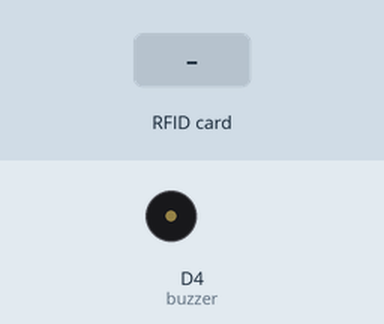
Recording of a sketch running on a simulated ESP8266 (NodeMCU). Parts: buzzer (waves = sounding). Inputs (shaded band) come from the test bench. WiFi joins after 1.5 s; servers stay silent unless stated; network time is answered at once with the bench clock; the local clock reads 2024-03-15 10:24:30 at power-on unless the sketch sets it; the Firebase database answers and starts empty; what the sketch prints to the serial monitor is not drawn.

Above: at 4.1 s.
4.2 s: RFID card 5E 7A 19 C4 held to the reader
At 4.9 s:
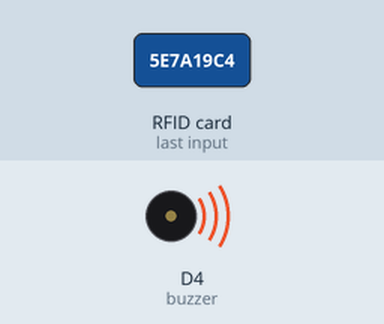
7.2 s: RFID card 69 C5 C9 55 held to the reader
At 9.0 s:
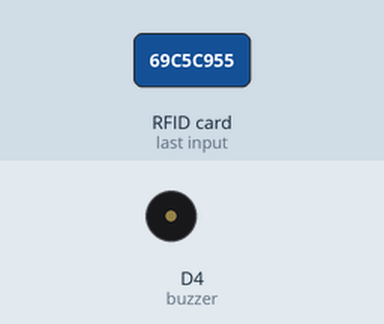
Timing chart, 0 to 10.5 s (numbered marks = the images above; inputs shaded):
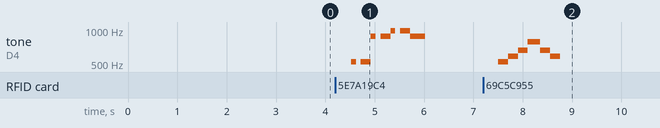

The sketch:

Script_RFIDCounter.ino
```cpp
//Libraries
#include <SPI.h>
#include <MFRC522.h>
#include <ESP8266WiFi.h>
#include <FirebaseArduino.h>
#include <WiFiUdp.h>
#include <NTPClient.h>
#define buzzer D4

//Time setup
WiFiUDP ntpUDP;
NTPClient timeClient(ntpUDP);

//Firebase credentials
#define FIREBASE_HOST "fhrsticproject-default-rtdb.europe-west1.firebasedatabase.app"
#define FIREBASE_AUTH "2wO3ESUMn2Uqm8JC844DzjmA2rgBVwBcrOWeUBKB"

//WiFi name and password
#define WIFI_SSID "Magic2B3D"
#define WIFI_PASSWORD "HWTC5E2B3D95"
//#define WIFI_SSID "Redmi Note 8 Pro"
//#define WIFI_PASSWORD "12345678"

//RFID reader pins and setup
constexpr uint8_t RST_PIN = 5;
constexpr uint8_t SS_PIN = 4;
MFRC522 rfid(SS_PIN, RST_PIN);
MFRC522::MIFARE_Key key;
byte nuidPICC[4];

//Basic project information
const String PROJECT_NAME = "RFID Counter";
const String BOARD_NAME = "ESP8266 ESP-12E";
const String CONNECTED_SENSORS = "RFID Reader";
const String BOARD_LOCATION = "Indoors";
const String PROJECT_INDEX = "4";
const String COUNTER_INIT = "0";
const String path = "/Stations/BrowseStations/" + PROJECT_INDEX;
int count1;
int count2;

void setup() {
  timeClient.begin();
  Serial.begin(115200);
  SPI.begin(); // Init SPI bus
  rfid.PCD_Init(); // Init MFRC522
  for (byte i = 0; i < 6; i++) {
    key.keyByte[i] = 0xFF;
  }
  pinMode(buzzer, OUTPUT);

  //WiFi connection
  WiFi.begin(WIFI_SSID, WIFI_PASSWORD);
  Serial.print("Connecting to ");
  Serial.print(WIFI_SSID);
  while (WiFi.status() != WL_CONNECTED) {
    Serial.print(".");
    delay(500);
  }
  Serial.println();
  Serial.print("Connected to ");
  Serial.println(WIFI_SSID);
  Serial.print("IP Address is: ");
  Serial.println(WiFi.localIP());
  WiFi.setAutoReconnect(true);
  WiFi.persistent(true);

  //Firebase start
  Firebase.begin(FIREBASE_HOST, FIREBASE_AUTH);

  //Send data to Firebase
  Firebase.setString(path + "/BasicInfo/Name", PROJECT_NAME);
  Firebase.setString(path + "/BasicInfo/Location", BOARD_LOCATION);
  Firebase.setString(path + "/BasicInfo/Module", BOARD_NAME);
  Firebase.setString(path + "/BasicInfo/Sensors", CONNECTED_SENSORS);
  delay(500);

  //Get data from Firebase
  String countString1 = Firebase.getString(path + "/Counter/Counter_1");
  count1 = countString1.toInt();
  String countString2 = Firebase.getString(path + "/Counter/Counter_2");
  count2 = countString2.toInt();
}

//Firebase connection
void firebasereconnect(){
  delay(300);
  Serial.println("Trying to reconnect");
  Firebase.begin(FIREBASE_HOST, FIREBASE_AUTH);
  delay(1000);
}

void loop() {
  //Firebase reconnect
  if (Firebase.failed()){
    Serial.print("setting number failed:");
    Serial.println(Firebase.error());
    firebasereconnect();
    return;
  }

  //Get epoch unix timestamp
  timeClient.update();
  String fireTime = String(timeClient.getEpochTime());
  if(fireTime.endsWith("0")){
    Firebase.setString(path + "/Time/Timestamp", fireTime);
  }

  // Look for new cards
  if ( ! rfid.PICC_IsNewCardPresent())
    return;
  // Verify if the NUID has been readed
  if ( ! rfid.PICC_ReadCardSerial())
    return;
  MFRC522::PICC_Type piccType = rfid.PICC_GetType(rfid.uid.sak);
  String content="";
  for (byte i = 0; i < rfid.uid.size; i++)
    {
      content.concat(String(rfid.uid.uidByte[i] < 0x10 ? " 0" : " "));
      content.concat(String(rfid.uid.uidByte[i], HEX));
    }
  content.toUpperCase();
  if (content.substring(1) == "69 C5 C9 55"){
      Serial.println("This is the card tag");
      String countString = Firebase.getString(path + "/Counter/Counter_1");
      count1 = countString.toInt();
      count1 = count1+1;
      Firebase.setString(path + "/Counter/Counter_1", String(count1));
      tone(buzzer,523);
      delay(200);
      tone(buzzer,587);
      delay(200);
      tone(buzzer,659);
      delay(200);
      tone(buzzer,783);
      delay(250);
      tone(buzzer,659);
      delay(200);
      tone(buzzer,587);
      delay(200);
      noTone(buzzer);
    }
  else {
      Serial.println("This is the keychain tag");
      String countString = Firebase.getString(path + "/Counter/Counter_2");
      count2 = countString.toInt();
      count2 = count2+1;
      Firebase.setString(path + "/Counter/Counter_2", String(count2));
      tone(buzzer,523);
      delay(100);
      noTone(buzzer);
      delay(100);
      tone(buzzer,523);
      delay(200);
      tone(buzzer,880);
      delay(100);
      noTone(buzzer);
      delay(100);
      tone(buzzer,880);
      delay(200);
      tone(buzzer,987);
      delay(100);
      noTone(buzzer);
      delay(100);
      tone(buzzer,987);
      delay(200);
      tone(buzzer,880);
      delay(300);
      noTone(buzzer);
      }
  delay(300);
  rfid.PICC_HaltA();
  rfid.PCD_StopCrypto1();
}
```

Measured:
- after the input at 4.2 s, tone on D4 (buzzer): plays 523 Hz for 0.10 s, 523 Hz for 0.20 s, 880 Hz for 0.10 s, 880 Hz for 0.20 s, 987 Hz for 0.10 s, 987 Hz for 0.20 s … (7 notes in this stretch), starting after 0.32 s
- after the input at 7.2 s, tone on D4 (buzzer): plays 523 Hz for 0.20 s, 587 Hz for 0.20 s, 659 Hz for 0.20 s, 783 Hz for 0.25 s, 659 Hz for 0.20 s, 587 Hz for 0.20 s, starting after 0.31 s
